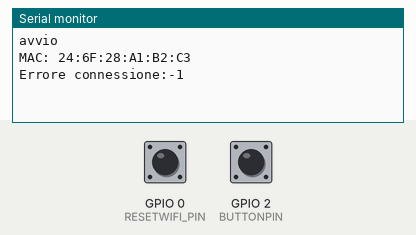
The sketch below on a simulated ESP8266 (NodeMCU). Parts: the last lines printed to the serial monitor. The test bench sets the inputs (shaded band); at power-on: GPIO 0 (RESETWIFI_PIN) HIGH, GPIO 2 (BUTTONPIN) HIGH. WiFi joins after 1.5 s; servers stay silent unless stated; no MQTT or app messages arrive unless stated. At 16.1 s the program restarts the board; the recording ends there.

Above: at 5.7 s.
5.8 s: GPIO 0 (RESETWIFI_PIN) pulled LOW for 1 s
At 7.0 s:
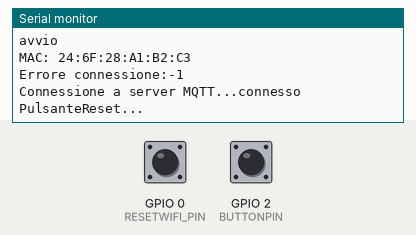
8.3 s: GPIO 2 (BUTTONPIN) pulled LOW for 3.2 s
At 12.0 s:
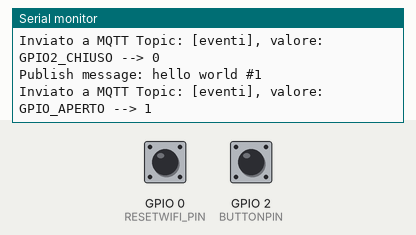
13.0 s: GPIO 0 (RESETWIFI_PIN) pulled LOW for 3.2 s
At 13.6 s:
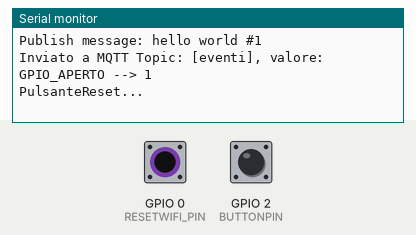

The sketch:

wifimanager_mqttPublish.ino
```cpp
#include <Bounce2.h> // Used for "debouncing" the pushbutton
#include <ESP8266WiFi.h>
#include <PubSubClient.h>
#include <DNSServer.h>            //Local DNS Server used for redirecting all requests to the configuration portal
#include <ESP8266WebServer.h>     //Local WebServer used to serve the configuration portal
#include <WiFiManager.h>          //https://github.com/tzapu/WiFiManager WiFi Configuration Magic
#include  <ESP8266mDNS.h>     //mDSN library (needed to detect local mqtt transparently)
#define RESETWIFI_PIN 0 //Definizione GPI0
#define BUTTONPIN 2 // Definizione GPIO2 INGRESSO

// MQTT server settings static/global DNS definitions.
const char* MQTT_SERVER = "openhabianpi"; // Mosquitto server.
const int MQTT_PORT = 1883;              // Your server port.
const char* MQTT_CLIENT_ID = "ESP8266_IN";  // Client name.
const char* MQTT_USER = "xxxxxxxx";            // Your xxxxxxxx MQTT server user.
const char* MQTT_PASS = "xxxxxxxxxxxx";        // Your xxxxxxxxxxxx MQTT server user password.
const char* MQTT_TOPIC_E = "eventi"; // MQTT topics eventi
const char* MQTT_TOPIC_A = "alive_in"; // MQTT topics sopravvivenza

long lastMsg = 0;
char msg[50];
int value = 0;

WiFiClient wifiClient; // Declares a ESP8266WiFi client.
PubSubClient client(wifiClient); // Declare a MQTT client.
Bounce bouncer = Bounce(); // Initialise the Pushbutton Bouncer object
WiFiManager wifiManager; //WiFiManager. Local initialization. Once its business is done, there is no need to keep it around

void setup() {
    Serial.begin(115200); // Serial connection from ESP-01 via 3.3v console cable
    Serial.setDebugOutput(false);
    delay(3000); //Ritardo per inizializzare seriale;
    Serial.println("avvio");
    Serial.printf("MAC: %s\n", WiFi.macAddress().c_str());

    pinMode(RESETWIFI_PIN, INPUT); //Inizializzazione PIN RESET WIFI
    pinMode(BUTTONPIN, INPUT); // Inizializzazione PIN INGRESSO
    bouncer.attach(BUTTONPIN, INPUT_PULLUP); // Setup pushbutton Bouncer object
    bouncer.interval(5); // Sets the debounce interval in milliseconds.
    wifiManager.autoConnect();
    client.setServer(MQTT_SERVER, 1883);
}

void checkButton()  {
    if (digitalRead(RESETWIFI_PIN) == LOW) { // check for button press
        delay(50); // poor mans debounce/press-hold, code not ideal for production
        if (digitalRead(RESETWIFI_PIN) == LOW) {
            Serial.println("PulsanteReset...");
            // still holding button for 3000 ms, reset settings, code not ideaa for production
            delay(3000); // reset delay hold
            if (digitalRead(RESETWIFI_PIN) == LOW) {
                Serial.println("Reset acquisito");
                Serial.println("Esp restarting");
                wifiManager.resetSettings();
                ESP.restart();
            }
        }
    }
}


void reconnect() {
  while (!client.connected()) {
    Serial.print("Connessione a server MQTT...");
    if (client.connect(MQTT_CLIENT_ID, MQTT_USER, MQTT_PASS )) {
       Serial.println("connesso");
     } else {
      Serial.print("fallito con errore: ");
      Serial.println(client.state());
      Serial.print("Attendo 2 secondi e riprovo ...");
      delay(2000);
     }
  }
}
void loop() {
    if (!client.connected()) {  // verifica stato della connessione al server MQTT, se false chiama funzione di riconnessione
      Serial.print("Errore connessione:");
      Serial.println(client.state());
      delay(2000);
      reconnect();
    }
    client.loop(); //Controlla messaggi e mantiene la connessione al server MQTT
    checkButton();
    bouncer.update(); // Ricevi update dal bouncher
    if (bouncer.rose()) {
        client.publish(MQTT_TOPIC_E, "1"); //Pubblica nel Topic il messaggio
        Serial.print("Inviato a MQTT Topic: [");
        Serial.print(MQTT_TOPIC_E);
        Serial.println("], valore: GPIO_APERTO --> 1");
     }
     else if (bouncer.fell()) {
        client.publish(MQTT_TOPIC_E, "0"); //Pubblica nel Topic il messaggio
        Serial.print("Inviato a MQTT Topic: [");
        Serial.print(MQTT_TOPIC_E);
        Serial.println("], valore: GPIO2_CHIUSO --> 0");
     }
     long now = millis();
     if (now - lastMsg > 10000) {
      lastMsg = now;
      ++value;
      snprintf (msg, 75, "hello world #%ld", value);
      Serial.print("Publish message: ");
      Serial.println(msg);
      client.publish(MQTT_TOPIC_A, msg);
    }
}
```

Measured:
- after the input at 5.8 s, the serial monitor: prints a new line after 0.80 s (image 1)
- after the input at 8.3 s, the serial monitor: prints a new line after 1.3 s (image 2)
- after the input at 13.0 s, the serial monitor: prints a new line after 0.05 s (image 3)
